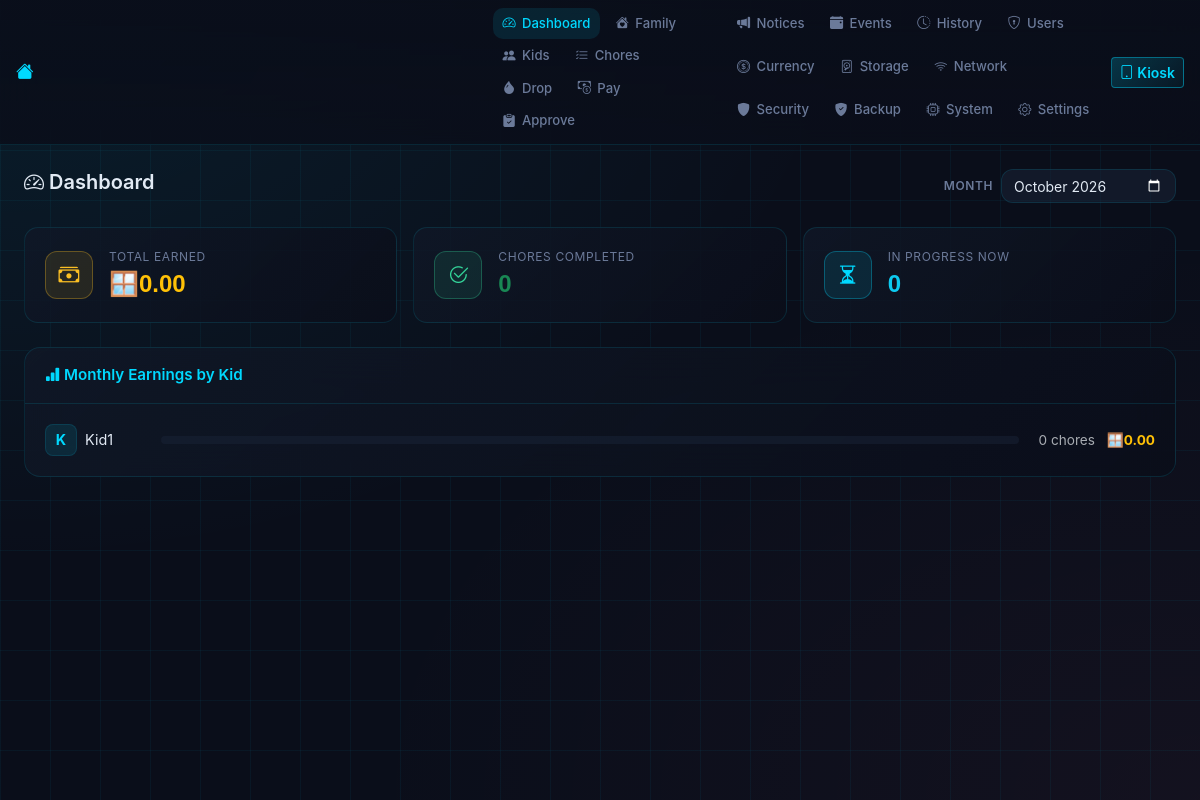
The app's page /dashboard (signed in) with its own data.
### tables this page shows
CREATE TABLE users (
    id INTEGER PRIMARY KEY AUTOINCREMENT,
    name TEXT NOT NULL,
    surname TEXT,
    nickname TEXT,
    username TEXT UNIQUE,
    email TEXT UNIQUE,
    password_hash TEXT,
    role TEXT NOT NULL DEFAULT 'parent',
    pin TEXT,
    photo_path TEXT,
    color TEXT NOT NULL DEFAULT '#00d9ff',
    date_of_birth TEXT,
    status TEXT NOT NULL DEFAULT 'active',
    is_active INTEGER NOT NULL DEFAULT 1,
    created_at TEXT NOT NULL DEFAULT (datetime('now'))
);

### app.py (the view)
@app.route('/dashboard')
@login_required(roles=['admin', 'parent'])
def dashboard():
    month = request.args.get('month', datetime.now().strftime('%Y-%m'))
    children = db_module.get_children()
    earnings = db_module.get_monthly_earnings(month=month)
    total_earned = db_module.get_total_earned(month)
    chore_count = db_module.get_chore_count(month)
    active_logs = db_module.get_active_logs()
    stat_icons = {
        'earned': db_module.get_setting('stat_icon_earned', ''),
        'chores': db_module.get_setting('stat_icon_chores', ''),
        'progress': db_module.get_setting('stat_icon_progress', ''),
    }
    return render_template('dashboard.html', children=children, earnings=earnings,
                           total_earned=total_earned, chore_count=chore_count,
                           active_logs=active_logs, selected_month=month,
                           stat_icons=stat_icons)

### app.py (called while the page is built)
def login_required(roles=None):
    def decorator(f):
        @wraps(f)
        def wrapper(*args, **kwargs):
            if not db_module.is_setup_complete():
                return redirect(url_for('setup'))
            uid = session.get('user_id')
            if not uid:
                return redirect(url_for('login'))
            user = db_module.get_user(uid)
            if not user or not user['is_active']:
                session.clear()
                return redirect(url_for('login'))
            if roles and user['role'] not in roles:
                abort(403)
            g.user = user
            return f(*args, **kwargs)
        return wrapper
    return decorator

### db.py (called while the page is built, shortened)
def get_db():
    from flask import g
    if 'db' not in g:
        os.makedirs(os.path.dirname(DB_PATH), exist_ok=True)
        g.db = sqlite3.connect(DB_PATH)
        g.db.row_factory = sqlite3.Row
        g.db.execute("PRAGMA journal_mode=WAL")
        g.db.execute("PRAGMA foreign_keys=ON")
    return g.db

def is_setup_complete():
    conn = sqlite3.connect(DB_PATH)
    conn.row_factory = sqlite3.Row
    user = conn.execute("SELECT id FROM users WHERE role='admin' LIMIT 1").fetchone()
    conn.close()
    return user is not None

def get_user(user_id):
    db = get_db()
    return db.execute("SELECT * FROM users WHERE id=?", (user_id,)).fetchone()

def get_children():
    db = get_db()
    return db.execute("SELECT * FROM users WHERE role='child' AND is_active=1 ORDER BY name").fetchall()

def get_active_logs(user_id=None):
    db = get_db()
    return db.execute(
        """SELECT cl.*, c.name as chore_name, c.icon as chore_icon, c.pay_amount,
           u.name as user_name, u.photo_path as user_photo
           FROM chore_logs cl
           JOIN chores c ON cl.chore_id = c.id
           JOIN users u ON cl.user_id = u.id
           WHERE cl.status='in_progress'
           ORDER BY cl.started_at DESC"""
    ).fetchall()

def get_total_earned(month=None):
    db = get_db()
    if month is None:
        month = datetime.now().strftime('%Y-%m')
    row = db.execute(
        "SELECT COALESCE(SUM(earned_amount), 0) as total FROM chore_logs WHERE status='completed' AND strftime('%Y-%m', finished_at)=?",
        (month,)
    ).fetchone()
    return row['total'] if row else 0

def get_setting(key, default=None):
    db = get_db()
    row = db.execute("SELECT value FROM settings WHERE key=?", (key,)).fetchone()
    return row['value'] if row else default

### templates/dashboard.html (shortened to what this page needs)
{% extends 'base.html' %}
{% from 'macros.html' import nav %}
{% block body %}
{{ nav(active='dashboard') }}
<div class="container-fluid px-3 px-lg-4 py-4">
  <div class="d-flex justify-content-between align-items-center mb-4">
    <h2 class="fh-page-title"><i class="bi bi-speedometer2"></i> Dashboard</h2>
    <form method="GET" class="d-flex align-items-center gap-2">
      <label class="fh-label mb-0">Month</label>
      <input type="month" name="month" value="{{ selected_month }}" class="form-control fh-input-auto" onchange="this.form.submit()">
    </form>
  </div>
  <div class="row g-3 mb-4">
    <div class="col-12 col-md-4">
      <div class="fh-stat-card">
        <div class="fh-stat-icon fh-stat-gold">
          {% if stat_icons.earned.startswith('emoji:') %}<span style="font-size:1.3rem;">{{ stat_icons.earned[6:] }}</span>
          {% elif stat_icons.earned.startswith('photo:') %}<img src="/static/{{ stat_icons.earned[6:] }}" alt="" style="width:100%;height:100%;border-radius:10px;object-fit:cover;">
          {% else %}<i class="bi bi-cash-stack"></i>{% endif %}
        </div>
        <div class="fh-stat-body">
          <div class="fh-stat-label">Total Earned</div>
          <div class="fh-stat-value text-warning">{{ token_icon|safe }}{{ "%.2f"|format(total_earned) }}</div>
        </div>
      </div>
    </div>
    <div class="col-12 col-md-4">
      <div class="fh-stat-card">
        <div class="fh-stat-icon fh-stat-green">
          {% if stat_icons.chores.startswith('emoji:') %}<span style="font-size:1.3rem;">{{ stat_icons.chores[6:] }}</span>
          {% elif stat_icons.chores.startswith('photo:') %}<img src="/static/{{ stat_icons.chores[6:] }}" alt="" style="width:100%;height:100%;border-radius:10px;object-fit:cover;">
          {% else %}<i class="bi bi-check2-circle"></i>{% endif %}
        </div>
        <div class="fh-stat-body">
          <div class="fh-stat-label">Chores Completed</div>
          <div class="fh-stat-value text-success">{{ chore_count }}</div>
        </div>
      </div>
    </div>
    <div class="col-12 col-md-4">
      <div class="fh-stat-card">
        <div class="fh-stat-icon fh-stat-cyan">
          {% if stat_icons.progress.startswith('emoji:') %}<span style="font-size:1.3rem;">{{ stat_icons.progress[6:] }}</span>
          {% elif stat_icons.progress.startswith('photo:') %}<img src="/static/{{ stat_icons.progress[6:] }}" alt="" style="width:100%;height:100%;border-radius:10px;object-fit:cover;">
          {% else %}<i class="bi bi-hourglass-split"></i>{% endif %}
        </div>
        <div class="fh-stat-body">
          <div class="fh-stat-label">In Progress Now</div>
          <div class="fh-stat-value text-info">{{ active_logs|length }}</div>
        </div>
      </div>
    </div>
  </div>
  <div class="fh-card mb-4">
    <div class="fh-card-header"><i class="bi bi-bar-chart-fill"></i> Monthly Earnings by Kid</div>
    <div class="fh-card-body">
      {% if earnings %}
      <div class="fh-earnings-list">
        {% for e in earnings %}
        <div class="fh-earning-row">
          <div class="fh-earning-kid">
            <div class="fh-earning-photo">
              {% if e['photo_path'] %}
                <img src="/static/{{ e['photo_path'] }}" alt="{{ e['name'] }}">
              {% else %}
                <span>{{ e['name'][0]|upper }}</span>
              {% endif %}
            </div>
            <span>{{ e['name'] }}</span>
          </div>
          <div class="fh-earning-bar-wrap">
          </div>
          <div class="fh-earning-amount">
            <span class="text-muted me-2">{{ e['chore_count'] }} chores</span>
            <span class="text-warning fw-bold">{{ token_icon|safe }}{{ "%.2f"|format(e['total_earned']) }}</span>
          </div>
        </div>
        {% endfor %}
      </div>
      {% else %}
      <p class="text-muted text-center mb-0">No earnings recorded this month yet.</p>
      {% endif %}
    </div>
  </div>
</div>
{% endblock %}

### static/css/family-hub.css (style rules this page uses)
:root { --fh-bg: #0a0e1a; --fh-panel: #111827; --fh-panel-light: #1a2438; --fh-border: var(--fh-accent-12); --fh-border-hover: var(--fh-accent-30); --fh-text: #e2eaf4; --fh-text-muted: #6b7a99; --fh-cyan: #00d9ff; --fh-gold: #fbbf24; --fh-green: #34d399; --fh-pink: #ff6b9d; --fh-danger: #ef4444; --fh-accent-05: color-mix(in srgb, var(--fh-cyan) 5%, transparent); --fh-accent-08: color-mix(in srgb, var(--fh-cyan) 8%, transparent); --fh-accent-10: color-mix(in srgb, var(--fh-cyan) 10%, transparent); --fh-accent-12: color-mix(in srgb, var(--fh-cyan) 12%, transparent); --fh-accent-15: color-mix(in srgb, var(--fh-cyan) 15%, transparent); --fh-accent-20: color-mix(in srgb, var(--fh-cyan) 20%, transparent); --fh-accent-25: color-mix(in srgb, var(--fh-cyan) 25%, transparent); --fh-accent-30: color-mix(in srgb, var(--fh-cyan) 30%, transparent); --fh-accent-40: color-mix(in srgb, var(--fh-cyan) 40%, transparent); --fh-accent-60: color-mix(in srgb, var(--fh-cyan) 60%, transparent); --fh-panel-grad-a: rgba(17, 24, 39, 0.8); --fh-panel-grad-b: rgba(10, 14, 26, 0.9); }
* { -webkit-tap-highlight-color: transparent; }
body { background: var(--fh-bg); color: var(--fh-text); font-family: 'Inter', system-ui, -apple-system, sans-serif; min-height: 100vh; -webkit-user-select: none; user-select: none; }
.fh-card { background: linear-gradient(135deg, rgba(17, 24, 39, 0.8), rgba(10, 14, 26, 0.9)); border: 1px solid var(--fh-border); border-radius: 16px; backdrop-filter: blur(20px); overflow: hidden; }
.fh-card-header { padding: 1rem 1.25rem; font-weight: 600; font-size: 0.95rem; border-bottom: 1px solid var(--fh-border); color: var(--fh-cyan); }
.fh-card-body { padding: 1.25rem; }
.fh-page-title { font-family: 'Orbitron', 'Inter', sans-serif; font-weight: 600; font-size: 1.25rem; color: var(--fh-text); }
.fh-label { font-size: 0.75rem; font-weight: 600; text-transform: uppercase; letter-spacing: 0.05em; color: var(--fh-text-muted); margin-bottom: 0.35rem; display: block; }
.fh-input, .fh-input-auto { background: rgba(26, 36, 56, 0.5); border: 1px solid var(--fh-border); color: var(--fh-text); border-radius: 12px; }
.fh-input-auto { padding: 0.35rem 0.75rem; font-size: 0.875rem; width: auto; }
.fh-stat-card { background: linear-gradient(135deg, rgba(17, 24, 39, 0.8), rgba(10, 14, 26, 0.9)); border: 1px solid var(--fh-border); border-radius: 14px; padding: 1.25rem; display: flex; align-items: center; gap: 1rem; transition: all 0.2s; }
.fh-stat-icon { width: 48px; height: 48px; border-radius: 12px; display: flex; align-items: center; justify-content: center; font-size: 1.3rem; flex-shrink: 0; }
.fh-stat-gold { background: rgba(251, 191, 36, 0.1); border: 1px solid rgba(251, 191, 36, 0.3); color: var(--fh-gold); }
.fh-stat-green { background: rgba(52, 211, 153, 0.1); border: 1px solid rgba(52, 211, 153, 0.3); color: var(--fh-green); }
.fh-stat-cyan { background: var(--fh-accent-10); border: 1px solid var(--fh-accent-30); color: var(--fh-cyan); }
.fh-stat-label { font-size: 0.75rem; color: var(--fh-text-muted); text-transform: uppercase; letter-spacing: 0.05em; }
.fh-stat-value { font-family: 'Orbitron', sans-serif; font-size: 1.5rem; font-weight: 700; }
.fh-earnings-list { display: flex; flex-direction: column; gap: 1rem; }
.fh-earning-row { display: flex; align-items: center; gap: 1rem; }
.fh-earning-kid { display: flex; align-items: center; gap: 0.5rem; min-width: 100px; font-size: 0.9rem; }
.fh-earning-photo { width: 32px; height: 32px; border-radius: 8px; overflow: hidden; border: 1px solid var(--fh-border); display: flex; align-items: center; justify-content: center; font-weight: 700; color: var(--fh-cyan); background: var(--fh-accent-10); flex-shrink: 0; }
.fh-earning-bar-wrap { flex: 1; height: 8px; background: rgba(26, 36, 56, 0.5); border-radius: 4px; overflow: hidden; }
.fh-earning-amount { font-size: 0.85rem; text-align: right; min-width: 120px; }

### records on screen
users: name "K", name "Kid1", chore_count "0", token_icon "🪟", total_earned "0.00"

### other values on screen
{{ token_icon|safe }} "🪟"
{{ "%.2f"|format(total_earned) }} "0.00"
{{ chore_count }} "0"
{{ active_logs|length }} "0"
